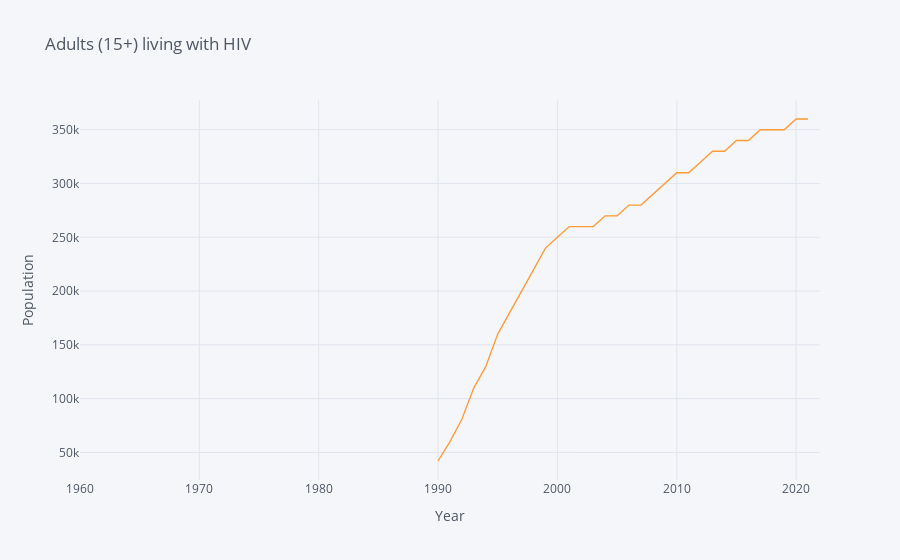

The notebook cell this image was saved under:
### Code cell
#Adults (15+) living w HIV
has_hiv= {"SH.DYN.AIDS" : "BWA"}
hiv = wbdata.get_dataframe(has_hiv, country = "BWA")

hiv.index = hiv.index.astype(int)
hiv.iplot(title="Adults (15+) living with HIV",xTitle='Year',yTitle='Population')

### Figure 1 — Plotly figure (JSON) as saved in the notebook; plotly's stock layout.template omitted (floating-point values rounded to 4 significant figures)
{"data": [{"line": {"color": "rgba(255, 153, 51, 1.0)", "dash": "solid", "shape": "linear", "width": 1.3}, "mode": "lines", "name": "BWA", "text": "", "type": "scatter", "x": [2022, 2021, 2020, 2019, 2018, 2017, 2016, 2015, 2014, 2013, 2012, 2011, 2010, 2009, 2008, 2007, 2006, 2005, 2004, 2003, 2002, 2001, 2000, 1999, 1998, 1997, 1996, 1995, 1994, 1993, 1992, 1991, 1990, 1989, 1988, 1987, 1986, 1985, 1984, 1983, 1982, 1981, 1980, 1979, 1978, 1977, 1976, 1975, 1974, 1973, 1972, 1971, 1970, 1969, 1968, 1967, 1966, 1965, 1964, 1963, 1962, 1961, 1960], "y": ["", 360000, 360000, 350000, 350000, 350000, 340000, 340000, 330000, 330000, 320000, 310000, 310000, 300000, 290000, 280000, 280000, 270000, 270000, 260000, 260000, 260000, 250000, 240000, 220000, 200000, 180000, 160000, 130000, 110000, 81000, 60000, 42000, "", "", "", "", "", "", "", "", "", "", "", "", "", "", "", "", "", "", "", "", "", "", "", "", "", "", "", "", "", ""]}], "layout": {"autosize": true, "legend": {"bgcolor": "#F5F6F9", "font": {"color": "#4D5663"}}, "paper_bgcolor": "#F5F6F9", "plot_bgcolor": "#F5F6F9", "title": {"font": {"color": "#4D5663"}, "text": "Adults (15+) living with HIV"}, "xaxis": {"autorange": true, "gridcolor": "#E1E5ED", "range": [1960, 2022], "showgrid": true, "tickfont": {"color": "#4D5663"}, "title": {"font": {"color": "#4D5663"}, "text": "Year"}, "type": "linear", "zerolinecolor": "#E1E5ED"}, "yaxis": {"autorange": true, "gridcolor": "#E1E5ED", "range": [24330.0, 377700.0], "showgrid": true, "tickfont": {"color": "#4D5663"}, "title": {"font": {"color": "#4D5663"}, "text": "Population"}, "type": "linear", "zerolinecolor": "#E1E5ED"}}}
